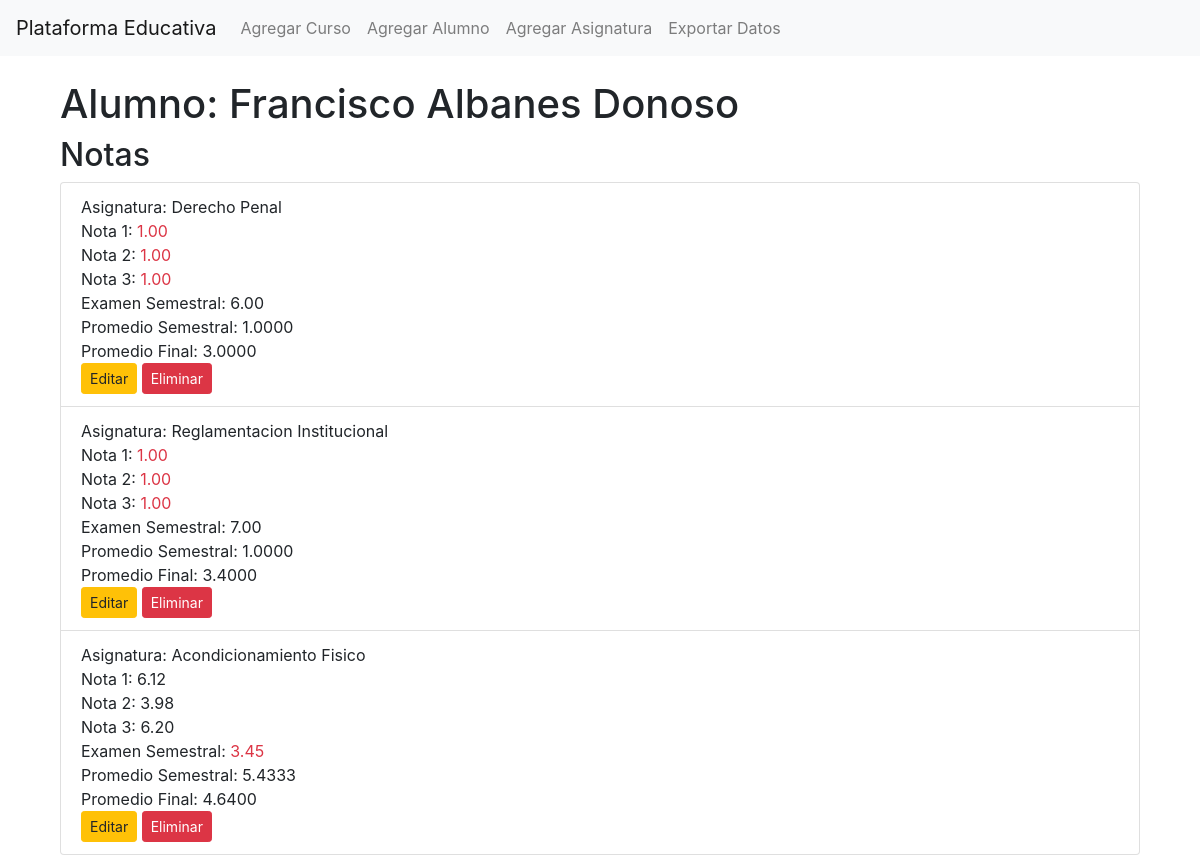
The app's page /alumno/1/ with its own data.
### gestion_academica/models.py (models this page shows, shortened)
class Alumno(models.Model):
    nombre = models.CharField(max_length=100)
    curso = models.ForeignKey(Curso, on_delete=models.CASCADE)
    anotaciones = models.TextField(blank=True, null=True)

class Nota(models.Model):
    alumno = models.ForeignKey(Alumno, on_delete=models.CASCADE)
    asignatura = models.ForeignKey(Asignatura, on_delete=models.CASCADE)
    nota1 = models.DecimalField(max_digits=5, decimal_places=2)
    nota2 = models.DecimalField(max_digits=5, decimal_places=2)
    nota3 = models.DecimalField(max_digits=5, decimal_places=2)
    examen_semestral = models.DecimalField(max_digits=5, decimal_places=2)
    @property
    def promedio_semestral(self):
        promedio = (self.nota1 + self.nota2 + self.nota3) / Decimal('3')
        return round(promedio, 4)
    @property
    def promedio_final(self):
        promedio_semestral = self.promedio_semestral
        promedio_final = (promedio_semestral * Decimal('0.6')) + (self.examen_semestral * Decimal('0.4'))
        return round(promedio_final, 4)

class Asignatura(models.Model):
    nombre = models.CharField(max_length=100)
    profesor = models.ForeignKey(Profesor, on_delete=models.CASCADE)
    curso = models.ForeignKey(Curso, on_delete=models.CASCADE)

### gestion_academica/views.py (the view)
# urls.py: path('alumno/<int:alumno_id>/', views.alumno_detail, name='alumno_detail'),
def alumno_detail(request, alumno_id):
    alumno = get_object_or_404(Alumno, pk=alumno_id)
    notas = Nota.objects.filter(alumno=alumno)
    return render(request, 'gestion_academica/alumno_detail.html', {'alumno': alumno, 'notas': notas})

### gestion_academica/templates/gestion_academica/alumno_detail.html (shortened to what this page needs)
{% extends 'gestion_academica/base.html' %}
{% block content %}
    <div class="container">
        <h1>Alumno: {{ alumno.nombre }}</h1>
        <h2>Notas</h2>
        <ul class="list-group">
            {% for nota in notas %}
                <li class="list-group-item">
                    Asignatura: {{ nota.asignatura.nombre }}<br>
                    Nota 1:
                    {% if nota.nota1 < 3.9 %}
                        <span class="text-danger">{{ nota.nota1 }}</span>
                    {% else %}
                        <span>{{ nota.nota1 }}</span>
                    {% endif %}
                    <br>
                    Nota 2:
                    {% if nota.nota2 < 3.9 %}
                        <span class="text-danger">{{ nota.nota2 }}</span>
                    {% else %}
                        <span>{{ nota.nota2 }}</span>
                    {% endif %}
                    <br>
                    Nota 3:
                    {% if nota.nota3 < 3.9 %}
                        <span class="text-danger">{{ nota.nota3 }}</span>
                    {% else %}
                        <span>{{ nota.nota3 }}</span>
                    {% endif %}
                    <br>
                    Examen Semestral:
                    {% if nota.examen_semestral < 3.9 %}
                        <span class="text-danger">{{ nota.examen_semestral }}</span>
                    {% else %}
                        <span>{{ nota.examen_semestral }}</span>
                    {% endif %}
                    <br>
                    Promedio Semestral: {{ nota.promedio_semestral }}<br>
                    Promedio Final: {{ nota.promedio_final }}<br>
                    <a class="btn btn-sm btn-warning" href="{% url 'edit_nota' nota.id %}">Editar</a>
                    <a class="btn btn-sm btn-danger" href="{% url 'delete_nota' nota.id %}">Eliminar</a>
                </li>
            {% empty %}
                <li class="list-group-item">No hay notas disponibles.</li>
            {% endfor %}
        </ul>
    </div>
{% endblock %}

### records on screen
Alumno: nombre "Francisco Albanes Donoso"
Nota: asignatura.nombre "Derecho Penal", nota1 "1.00", nota2 "1.00", nota3 "1.00", examen_semestral "6.00", promedio_semestral "1.0000", promedio_final "3.0000"
Nota: asignatura.nombre "Reglamentacion Institucional", nota1 "1.00", nota2 "1.00", nota3 "1.00", examen_semestral "7.00", promedio_semestral "1.0000", promedio_final "3.4000"
Nota: asignatura.nombre "Acondicionamiento Fisico", nota1 "6.12", nota2 "3.98", nota3 "6.20", examen_semestral "3.45", promedio_semestral "5.4333", promedio_final "4.6400"
